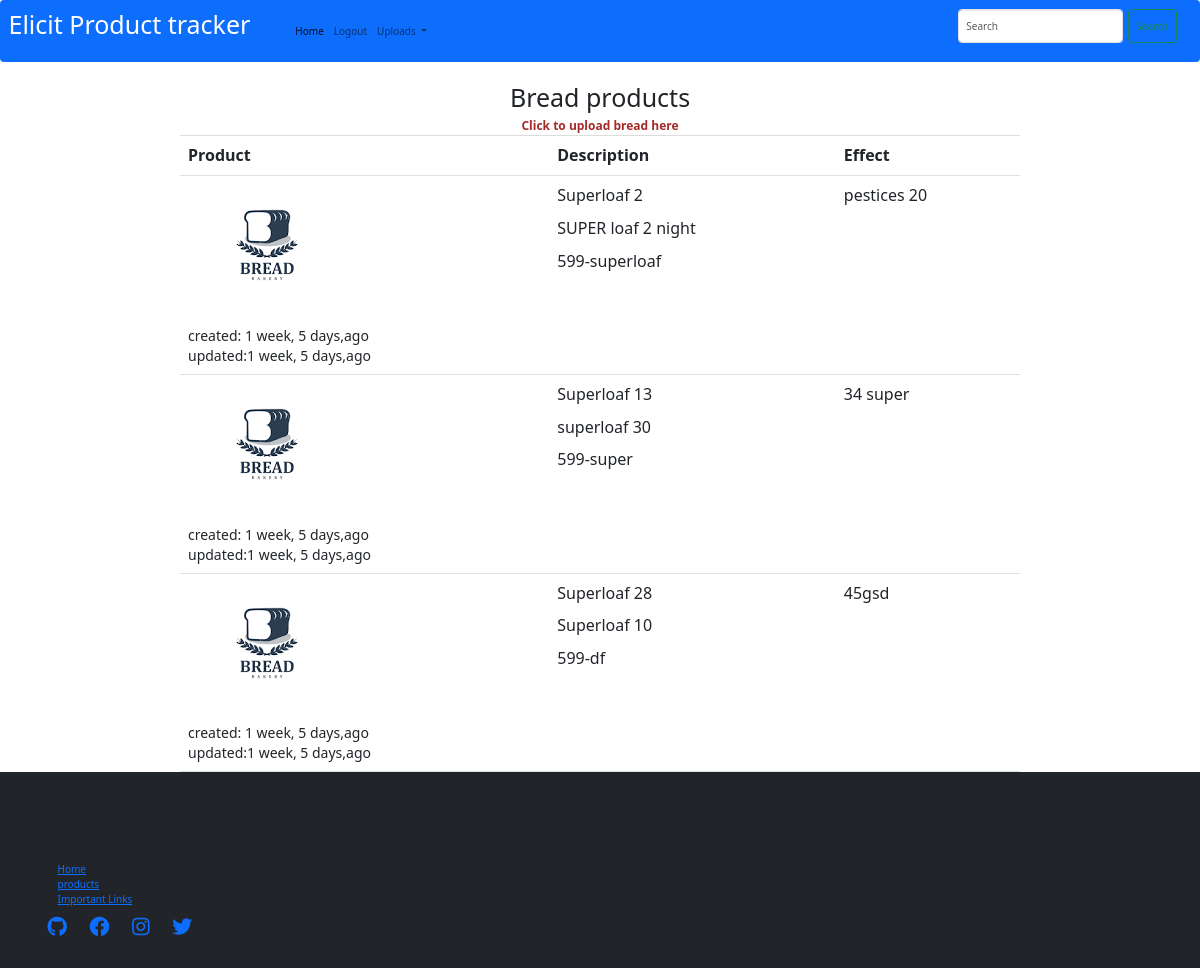
The page /bread/ on the database its author committed.
### trackerApp/models.py (models this page shows, shortened)
class BreadModels(models.Model):
    breadname=models.CharField(max_length=50)
    beardpicture=models.ImageField(null=True)
    updated= models.DateTimeField(auto_now=True)
    created= models.DateTimeField(auto_now_add=True)
    description1=models.TextField(max_length=70)
    description2=models.CharField(max_length=100)
    description3=models.CharField(max_length=105)

### trackerApp/views.py (the view)
# urls.py: path('bread/', views.breadProducts, name='bread-Products'),
def breadProducts(request):
    displayBread=BreadModels.objects.all()
    return render(request,'trackerApp/bread.html',{'displayBread':displayBread})

### trackerApp/templates/trackerApp/bread.html (shortened to what this page needs)
{% extends 'trackerApp/base.html'%}
{% block content %}
<h1 style="text-align:center;">Bread products</h1>
<div class="title-head ">
  <a href="{% url 'breadUploading' %}">Click to upload bread here</a>
</div>
<link href="https://cdn.jsdelivr.net/npm/bootstrap@5.3.0-alpha1/dist/css/bootstrap.min.css" rel="stylesheet">
<table class="table" style="width:70%;margin:auto;background-color:red;padding-top:200px;">
  <tr>
    <th class="thead-dark">Product</th>
    <th class="thead-dark">Description</th>
    <th class="thead-dark"style="text-align:left ;">Effect</th>
  </tr>
  {% for breadCont in displayBread %}
  <tr>
    <td>
      <div class="imagecontainer">
        <img src="{{ breadCont.beardpicture.url }}">
      </div><br>
        <span><small>created: {{breadCont.created|timesince}},ago</small></span><br>
      <span ><small>updated:{{breadCont.updated|timesince}},ago</small></span>
    </td>
      <td>
          <p >{{ breadCont.breadname }}</p>
          <p >{{ breadCont.description1 }}</p>
          <p >{{ breadCont.description2 }}</p>
      </td>
      <td><p style="text-align:left ;">{{ breadCont.description3 }}</p></td>
    </tr>
  {% endfor %}
</table>
{% endblock %}

### trackerApp/templates/trackerApp/base.html (shortened to what this page needs)
<html lang="en">
  {% load static %}
  <head>
    <link href="https://cdn.jsdelivr.net/npm/bootstrap@5.0.2/dist/css/bootstrap.min.css" rel="stylesheet">
    <link rel="stylesheet" href="https://cdnjs.cloudflare.com/ajax/libs/font-awesome/5.15.1/css/all.min.css" />
    <link rel="stylesheet" href="//maxcdn.bootstrapcdn.com/bootstrap/3.3.7/css/bootstrap.min.css">
</head>
<body>
        <nav class="navbar navbar-expand-lg navbar-light bg-primary">
            <div class="container-fluid">
              <a class="navbar-brand" href="#"><h1 style="color: white;font-weight:thin;">Elicit Product tracker</h1></a>
              <div class="collapse navbar-collapse" id="navbarScroll">
                <ul class="navbar-nav me-auto my-2 my-lg-0 navbar-nav-scroll" style="--bs-scroll-height: 100px;">
                  <li class="nav-item">
                    <a class="nav-link active" aria-current="page" href="{% url 'home' %}">Home</a>
                  </li>
                  <li class="nav-item">
                    <a class="nav-link" href="#">Logout</a>
                  </li>
                  <li class="nav-item dropdown">
                    <a class="nav-link dropdown-toggle" href="#" id="navbarScrollingDropdown" role="button" data-bs-toggle="dropdown" aria-expanded="false">
                      Uploads
                    </a>
                  </li>
                </ul>
                <form class="d-flex"method="POST"action="{% url 'oil-Products' %}">
                  <input class="form-control me-2" type="search" placeholder="Search" aria-label="Search">
                  <button class="btn btn-outline-success" type="submit"name="search"value="Search">Search</button>
                </form>
              </div>
            </div>
          </nav>
{% block content %}
{% endblock %}
      <footer class="footer bg-dark py-5">
        <div class="container grid grid-3">
            <div>
                <h1>Okech M Isayah
                </h1>
                <p>Copyright &copy; 2023</p>
            </div>
            <nav>
                <ul>
                    <li><a href="{% url 'home' %}">Home</a></li>
                    <li><a href="{% url 'oil-Products' %}">products</a></li>
                    <li><a href="">Important Links</a></li>
                </ul>
            </nav>
            <div class="social">
                <a href="#"><i class="fab fa-github fa-2x"></i></a>
                <a href="#"><i class="fab fa-facebook fa-2x"></i></a>
                <a href="#"><i class="fab fa-instagram fa-2x"></i></a>
                <a href="#"><i class="fab fa-twitter fa-2x"></i></a>
            </div>
        </div>
    </footer>
</body>
</html>

### trackerApp/templates/trackerApp/bread.html (style rules this page uses)
.title-head { text-align: center; }
.title-head a { text-decoration: none; text-align: center; color: brown; font-size: 1.2rem; font-weight: bold; }
.title-head a::after { text-align: center; color: yellowgreen; padding: 20px; background-color: violet; }

### trackerApp/templates/trackerApp/base.html (style rules this page uses)
.footer .social a { margin: 0 10px; }

### rows shown on the page
BreadModels: beardpicture (picture), created "1 week, 5 days", updated "1 week, 5 days", breadname "Superloaf 2", description1 "SUPER loaf 2 night", description2 "599-superloaf", description3 "pestices 20"
BreadModels: beardpicture (picture), created "1 week, 5 days", updated "1 week, 5 days", breadname "Superloaf 13", description1 "superloaf 30", description2 "599-super", description3 "34 super"
BreadModels: beardpicture (picture), created "1 week, 5 days", updated "1 week, 5 days", breadname "Superloaf 28", description1 "Superloaf 10", description2 "599-df", description3 "45gsd"
